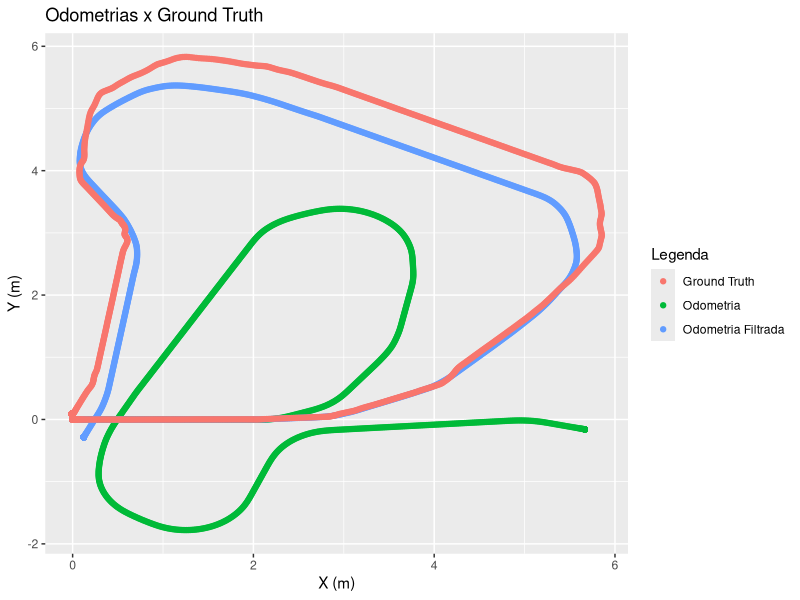
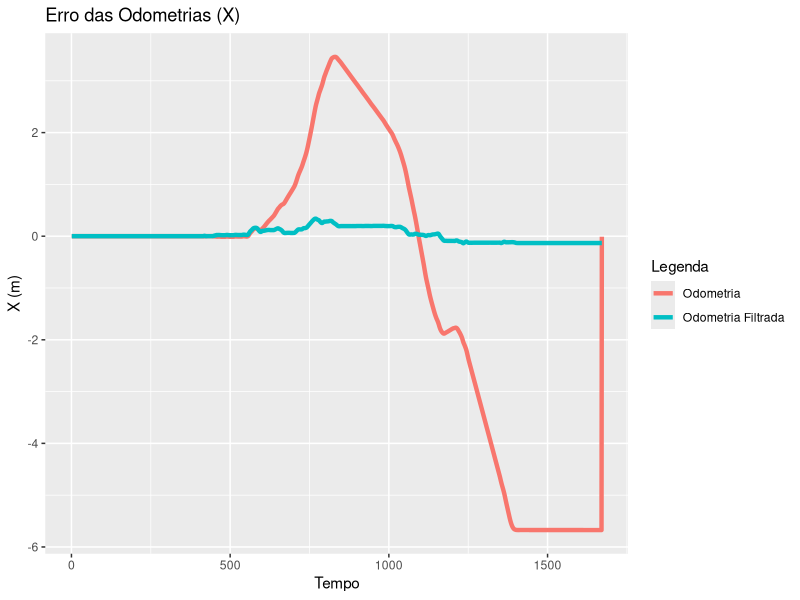
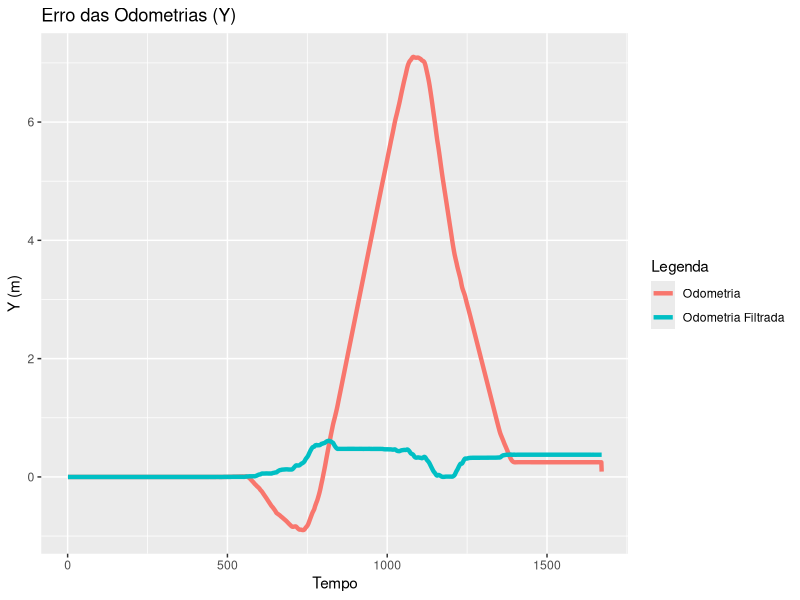
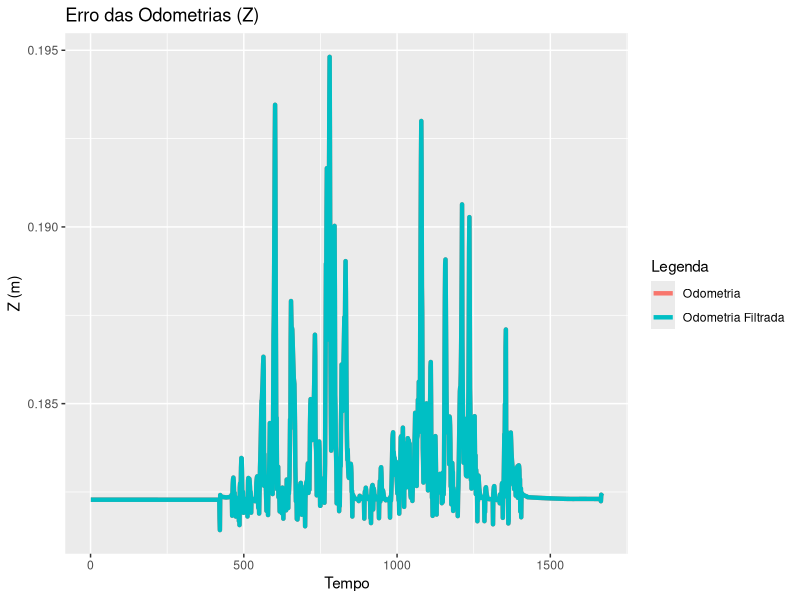

The R source for these figures, in order:
library(ggplot2)

setwd("/home/seixas/Documents/husky_ws/src/husky/bags")

gt <- read.csv("odom_husky-ground_truth-state.csv",header=T, sep = ",")
odom <- read.csv("odom_husky-husky_velocity_controller-odom.csv",header=T, sep = ",")
odomf <- read.csv("odom_husky-odometry-filtered.csv",header=T, sep = ",")

gt.df = data.frame(x=gt$.pose.pose.position.x,
                y=gt$.pose.pose.position.y,
                z=gt$.pose.pose.position.z)

odom.df = data.frame(x=odom$.pose.pose.position.x,
                   y=odom$.pose.pose.position.y,
                   z=odom$.pose.pose.position.z)

odomf.df = data.frame(x=odomf$.pose.pose.position.x,
                   y=odomf$.pose.pose.position.y,
                   z=odomf$.pose.pose.position.z)
colors <- c("Ground Truth" = "red", "Odometria" = "green", "Odometria Filtrada" = "blue")
library(ggplot2)
# Basic line plot with points
a = ggplot() +
  geom_point(data=odom.df, aes(x=x, y=y, group=1,color="Odometria")) +
  geom_point(data=odomf.df, aes(x=x, y=y, group=1,color="Odometria Filtrada")) +
  geom_point(data=gt.df, aes(x=x, y=y, group=1,color="Ground Truth"))
a = a + labs(title = "Odometrias x Ground Truth") + labs(color="Legenda") + xlab("X (m)") + ylab("Y (m)")
a
error.odom.x = gt.df$x - odom.df$x
error.odom.y = gt.df$y - odom.df$y
error.odom.z = gt.df$z - odom.df$z
error.odomf.x = gt.df$x - odomf.df$x
error.odomf.y = gt.df$y - odomf.df$y
error.odomf.z = gt.df$z - odomf.df$z


RMSE.odom.x = sqrt(sum(error.odom.x^2)/length(error.odom.x))
RMSE.odom.y = sqrt(sum(error.odom.y^2)/length(error.odom.y))
RMSE.odom.z = sqrt(sum(error.odom.z^2)/length(error.odom.z))
RMSE.odomf.x = sqrt(sum(error.odomf.x^2)/length(error.odomf.x))
RMSE.odomf.y = sqrt(sum(error.odomf.y^2)/length(error.odomf.y))
RMSE.odomf.z = sqrt(sum(error.odomf.z^2)/length(error.odomf.z))

tempo = gt$time
error.df = data.frame(odom.x = error.odom.x,
                      odom.y = error.odom.y,
                      odom.z = error.odom.z,
                      odomf.x = error.odomf.x,
                      odomf.y = error.odomf.y,
                      odomf.z = error.odomf.z)

b = ggplot() +
  geom_line(data = error.df,aes(x=(1:1671),y=odom.x, color = "Odometria"), size = 1.5) +
  geom_line(data = error.df,aes(x=(1:1671),y=odomf.x, color = "Odometria Filtrada"), size = 1.5) +
  labs(title = "Erro das Odometrias (X)") + labs(color="Legenda") + xlab("Tempo") + ylab("X (m)")
b

c = ggplot() +
  geom_line(data = error.df,aes(x=(1:1671),y=odom.y, color = "Odometria"), size = 1.5) +
  geom_line(data = error.df,aes(x=(1:1671),y=odomf.y, color = "Odometria Filtrada"), size = 1.5) +
  labs(title = "Erro das Odometrias (Y)") + labs(color="Legenda") + xlab("Tempo") + ylab("Y (m)")
c

d = ggplot() +
  geom_line(data = error.df,aes(x=(1:1671),y=odom.z, color = "Odometria"), size = 1.5) +
  geom_line(data = error.df,aes(x=(1:1671),y=odomf.z, color = "Odometria Filtrada"), size = 1.5) +
  labs(title = "Erro das Odometrias (Z)") + labs(color="Legenda") + xlab("Tempo") + ylab("Z (m)")
d
